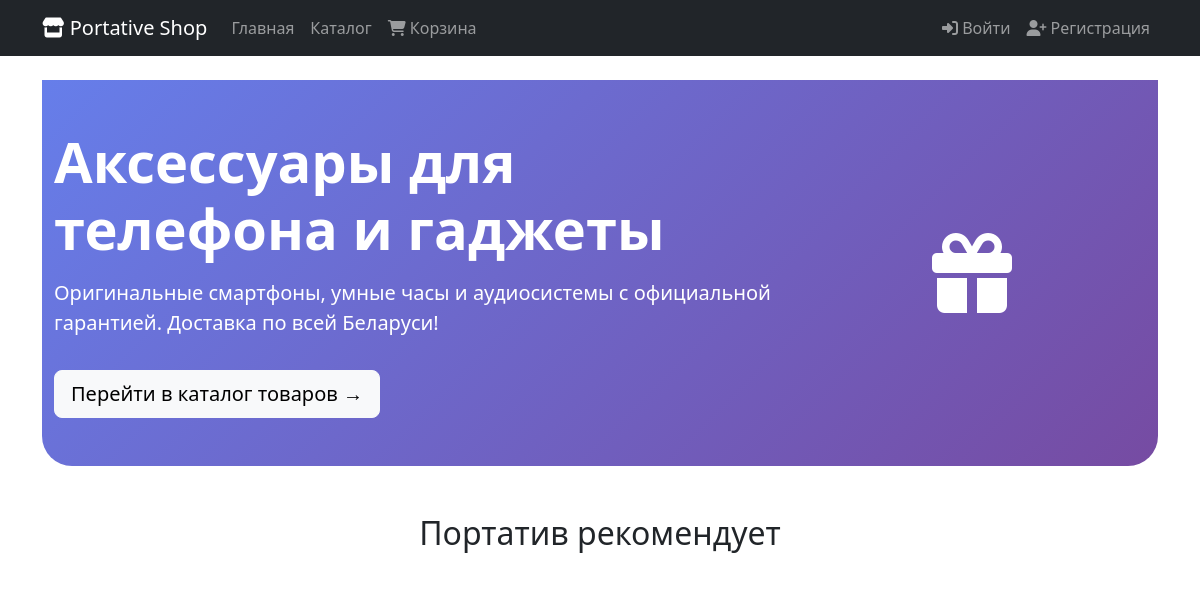
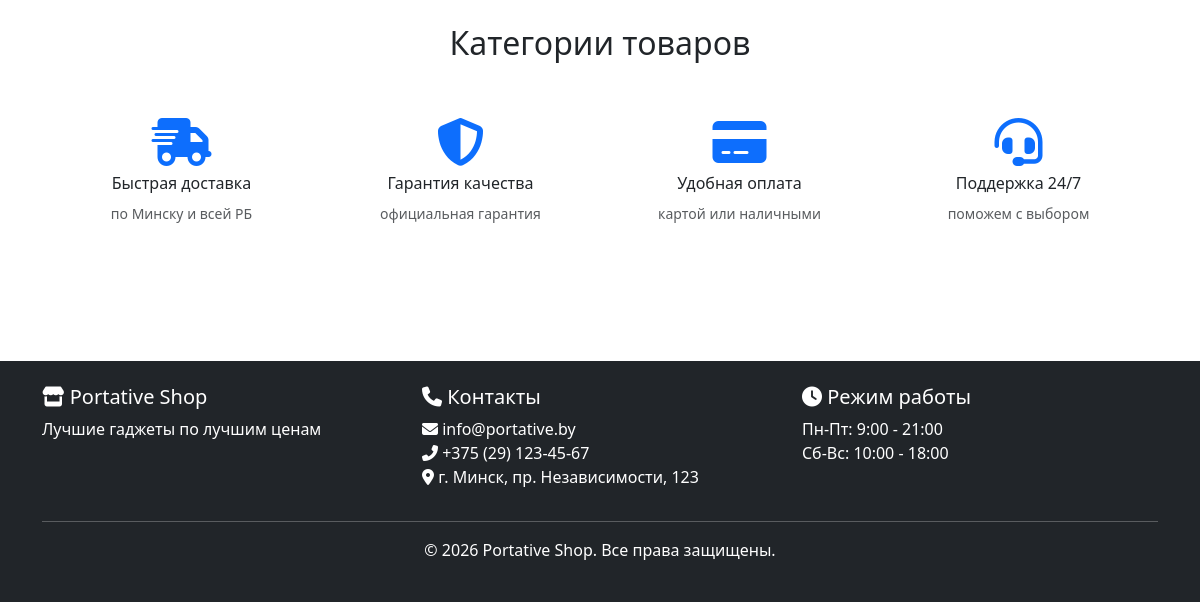
The app's page /, older data (2 pictures, top to bottom).
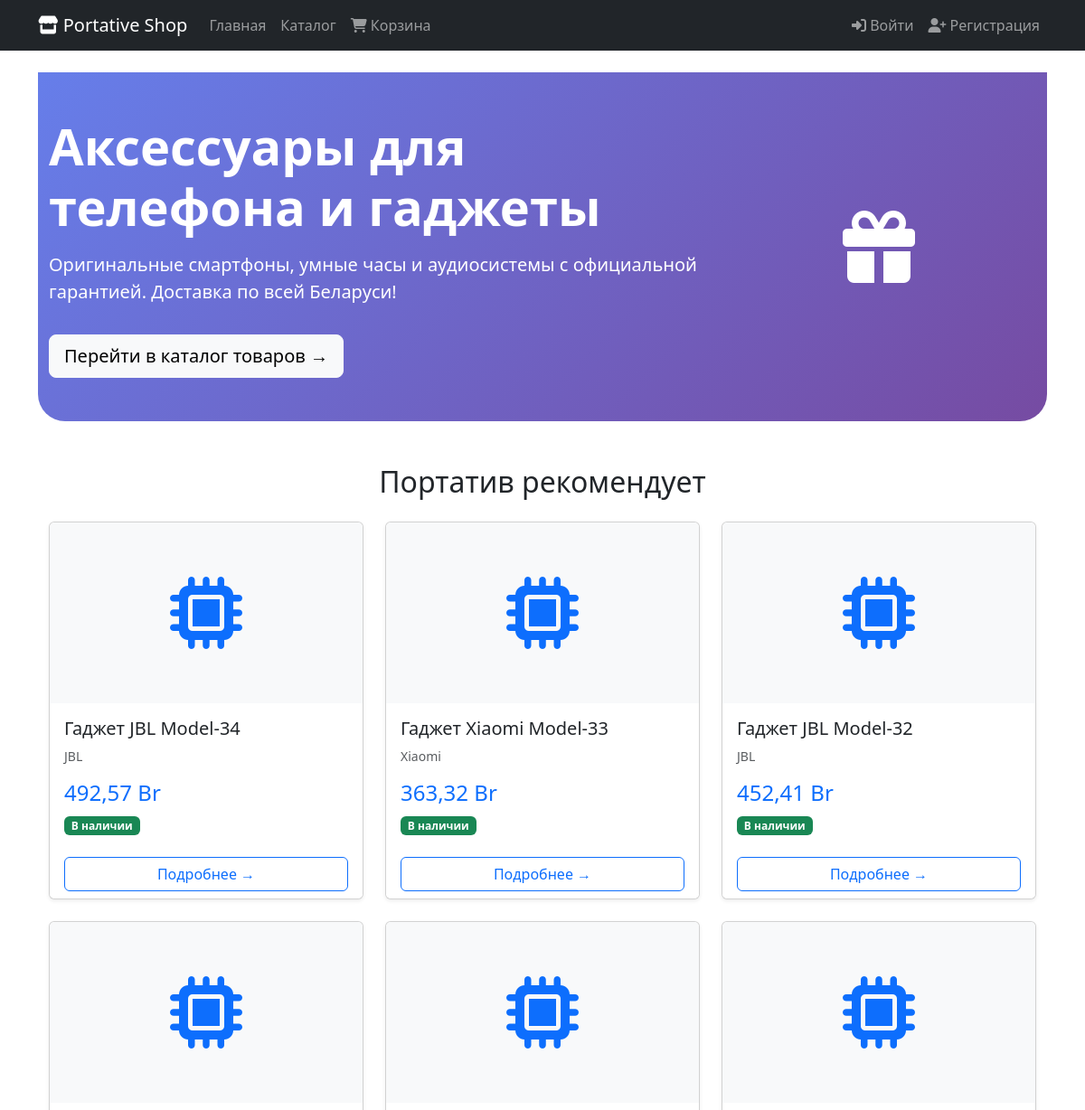
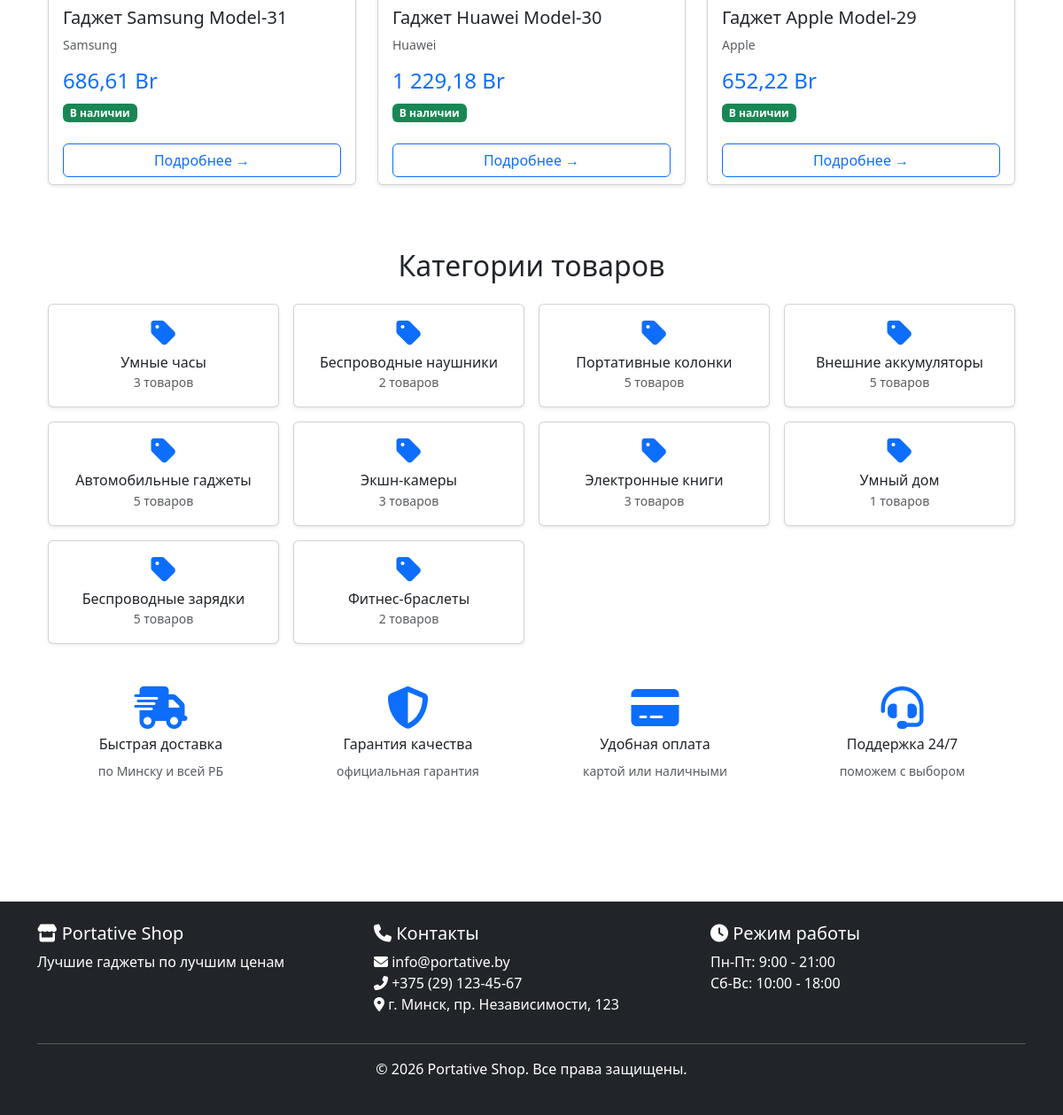
The same page, newer data (2 pictures, top to bottom).
### catalog/models.py (models this page shows, shortened)
class Product(models.Model):
    name = models.CharField(max_length=200)
    description = models.TextField()
    price = models.DecimalField(max_digits=10, decimal_places=2)
    stock_quantity = models.IntegerField(default=0)
    category = models.ForeignKey(Category, on_delete=models.CASCADE, related_name='products')
    manufacturer = models.ForeignKey(Manufacturer, on_delete=models.SET_NULL, null=True, blank=True, related_name='products')
    image = models.ImageField(upload_to='products/', blank=True, null=True)
    is_new = models.BooleanField(default=False)
    created_at = models.DateTimeField(auto_now_add=True)
    updated_at = models.DateTimeField(auto_now=True)

class Manufacturer(models.Model):
    name = models.CharField(max_length=100)
    country = models.CharField(max_length=100, blank=True, null=True)
    description = models.TextField(blank=True, null=True)

class Category(models.Model):
    name = models.CharField(max_length=100)
    description = models.TextField(blank=True, null=True)
    class Meta:
        verbose_name_plural = "Categories"

### catalog/views.py (the view)
# urls.py: path('', views.home_view, name='home'),
def home_view(request):
    popular_products = Product.objects.all().order_by('-id')[:6]
    categories = Category.objects.all()
    return render(request, 'shop/index.html', {
        'popular_products': popular_products,
        'categories': categories
    })

### catalog/templates/shop/index.html (shortened to what the changed rows need)
{% extends 'base.html' %}
{% load static %}
{% block content %}
<div class="hero-section bg-primary text-white py-5 mb-5" style="background: linear-gradient(135deg, #667eea 0%, #764ba2 100%);">
    <div class="container">
        <div class="row align-items-center">
            <div class="col-md-8">
                <h1 class="display-4 fw-bold">Аксессуары для телефона и гаджеты</h1>
            </div>
        </div>
    </div>
</div>
<div class="featured-products mb-5">
    <div class="container">
        <h2 class="text-center mb-4">Портатив рекомендует</h2>
        <div class="row">
            {% for product in popular_products %}
            <div class="col-md-4 mb-4">
                <div class="card h-100 shadow-sm product-card">
                    <div class="card-img-top bg-light d-flex align-items-center justify-content-center" style="height: 200px;">
                        {% with name=product.name|lower %}
                            {% if 'телефон' in name or 'смартфон' in name or 'iphone' in name %}
                                <i class="fas fa-mobile-alt fa-5x text-primary"></i>
                            {% elif 'наушники' in name or 'airpods' in name %}
                                <i class="fas fa-headphones fa-5x text-primary"></i>
                            {% elif 'часы' in name or 'watch' in name %}
                                <i class="fas fa-clock fa-5x text-primary"></i>
                            {% elif 'планшет' in name or 'tab' in name %}
                                <i class="fas fa-tablet-alt fa-5x text-primary"></i>
                            {% else %}
                                <i class="fas fa-microchip fa-5x text-primary"></i>
                            {% endif %}
                        {% endwith %}
                    </div>
                    <div class="card-body">
                        <h5 class="card-title">{{ product.name }}</h5>
                        {% if product.manufacturer %}
                        <p class="card-text text-muted small">{{ product.manufacturer.name }}</p>
                        {% endif %}
                        <p class="card-text h4 text-primary">{{ product.price|floatformat:2 }} Br</p>
                        {% if product.stock_quantity > 0 %}
                        <span class="badge bg-success">В наличии</span>
                        {% else %}
                        <span class="badge bg-danger">Нет в наличии</span>
                        {% endif %}
                    </div>
                    <div class="card-footer bg-white border-top-0">
                        <a href="{% url 'product_detail' product.id %}" class="btn btn-outline-primary w-100">
                            Подробнее →
                        </a>
                    </div>
                </div>
            </div>
            {% endfor %}
        </div>
    </div>
</div>
<div class="categories-section mb-5">
    <div class="container">
        <h2 class="text-center mb-4">Категории товаров</h2>
        <div class="row g-3">
            {% for category in categories %}
            <div class="col-md-3 col-sm-6">
                <a href="{% url 'product_list' %}?category={{ category.id }}" class="text-decoration-none">
                    <div class="card text-center h-100 shadow-sm category-card">
                        <div class="card-body">
                            <i class="fas fa-tag fa-2x mb-2 text-primary"></i>
                            <h6 class="card-title mb-0">{{ category.name }}</h6>
                            <small class="text-muted">{{ category.products.count }} товаров</small>
                        </div>
                    </div>
                </a>
            </div>
            {% endfor %}
        </div>
    </div>
</div>
{% endblock %}

Row changes from the older to the newer data that the page shows:
added Product: name "Гаджет JBL Model-34", manufacturer.name "JBL", price "492,57", stock_quantity "В наличии"
added Product: name "Гаджет Xiaomi Model-33", manufacturer.name "Xiaomi", price "363,32", stock_quantity "В наличии"
added Product: name "Гаджет JBL Model-32", manufacturer.name "JBL", price "452,41", stock_quantity "В наличии"
added Product: name "Гаджет Samsung Model-31", manufacturer.name "Samsung", price "686,61", stock_quantity "В наличии"
added Product: name "Гаджет Huawei Model-30", manufacturer.name "Huawei", price "1 229,18", stock_quantity "В наличии"
added Product: name "Гаджет Apple Model-29", manufacturer.name "Apple", price "652,22", stock_quantity "В наличии"
added Category: name "Умные часы", products.count "3"
added Category: name "Беспроводные наушники", products.count "2"
added Category: name "Портативные колонки", products.count "5"
added Category: name "Внешние аккумуляторы", products.count "5"
added Category: name "Автомобильные гаджеты", products.count "5"
added Category: name "Экшн-камеры", products.count "3"
added Category: name "Электронные книги", products.count "3"
added Category: name "Умный дом", products.count "1"
added Category: name "Беспроводные зарядки", products.count "5"
added Category: name "Фитнес-браслеты", products.count "2"
